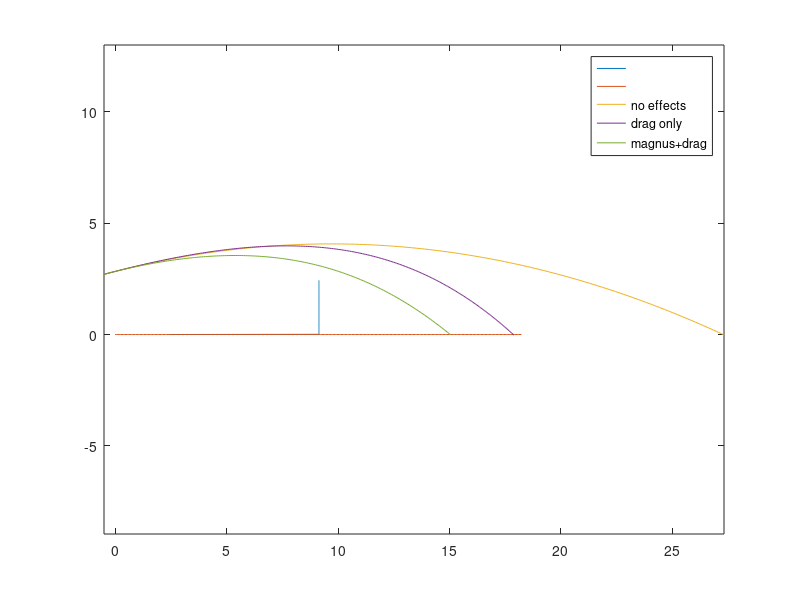

The MATLAB source for this figure:
clear all, clc

% Articles/Sources
% Forces impacting ball trajectory, drag, magnus, etc.
% http://www.physics.usyd.edu.au/~cross/TRAJECTORIES/42.%20Ball%20Trajectories.pdf
% https://www.mdpi.com/2073-4441/14/17/2593 - Drag/lift spinning sphere

% Magnus calculator
% https://www.engineersedge.com/calculators/magnus_effect_calculator_15766.htm
% Note, Reynolds number Re ranges from 2e5 (v = 10 m/s) to 6e5 (v = 28 m/s)

% Volleyball specific articles
% https://thesportjournal.org/article/normative-profiles-for-serve-speed-for-the-training-of-the-serve-and-reception-in-volleyball/
% https://www.mdpi.com/2076-3417/9/19/4007

%% Arrays and Variables

x = zeros(1000,1);
y = zeros(1000,1);
xdrag = zeros(1000,1);
ydrag = zeros(1000,1);
xdragmagnus = zeros(1000,1);
ydragmagnus = zeros(1000,1);
Vx = zeros(1000,1);
Vy = zeros(1000,1);
Vxdrag = zeros(1000,1);
Vydrag = zeros(1000,1);
Vxdragmagnus = zeros(1000,1);
Vydragmagnus = zeros(1000,1);
xnet = zeros(300,1);
ynet = zeros(300,1);
xfloor = zeros(300,1);
yfloor = zeros(300,1);

yfinished = 0;
ydfinished = 0;
ydmfinished = 0;

% Serve variables
angledeg = 15; % angle in degrees, 27
angle = angledeg*pi/180; % angle for calcs
Vi = 20; % velocity in meters/s, 13
x(1) = -.5;
y(1) = 2.70;

% Ball starts
ydrag(1) = y(1);
ydragmagnus(1) = y(1);
xdrag(1) = x(1);
xdragmagnus(1) = x(1);
Vix = Vi*cos(angle);
Viy = Vi*sin(angle);
Vx(1) = Vix;
Vy(1) = Viy;
Vxdrag(1) = Vix;
Vydrag(1) = Viy;
Vxdragmagnus(1) = Vix;
Vydragmagnus(1) = Viy;

% Making net and floor
% Net
xnet(1) = 2.43;
ynet(1) = 0;

% Floor
xfloor(1) = 0;
yfloor(1) = 0;

for j = 2:300
    xnet(j) = 18.288/2;
    ynet(j) = ynet(j-1)+(2.4384/300);
    xfloor(j) = xfloor(j-1)+(18.288/300);
    yfloor(j) = 0;
end

%% Creating arrays based on accel/velocity/position
timesteps = 500;
for i = 2:timesteps
    timestepsize = 3/timesteps;
    t = i*timestepsize;
    % Drag variables
    radius = .105;
    A = pi*radius^2;
    rho = 1.293;
    Cd = .5;
    m = .27;
    % Drag acceleration effects
    if Vy(i-1) > 0
        Dy = -Cd*rho*((Vydrag(i-1))^2)*A/2; % Drag is assumed +
    else
        Dy = Cd*rho*((Vydrag(i-1))^2)*A/2;
        if Dy > 9.81*m
            Dy = 9.81*m;
        end
    end
    Dx = -Cd*rho*((Vxdrag(i-1))^2)*A/2;

    % Calculating velocity and position with drag
    Vxdrag(i) = Vxdrag(i-1) + (Dx/m)*timestepsize;
    Vydrag(i) = Vydrag(i-1) + (-9.81+Dy/m)*timestepsize;
    xdrag(i) = xdrag(i-1) + Vxdrag(i)*timestepsize;
    ydrag(i) = ydrag(i-1) + Vydrag(i)*timestepsize;

    % Calculating effects of Magnus force
    velapprox = Vi;
    omega = 30; % radians per s
    S = radius*omega/velapprox;
    %disp(S);
    CL = .05; % Lift coefficient for Magnus, approx based on S
    Vdragmagnustotal = sqrt((Vydragmagnus(i-1)^2)+(Vxdragmagnus(i-1)^2));
    Vdragmagnusangle = atan((Vydragmagnus(i-1))/(Vxdragmagnus(i-1)));
    %disp(rad2deg(Vdragmagnusangle));
    % FMagnus = .5*Cl*rho*A*v^2
    FMagnus = .5*CL*rho*A*(Vdragmagnustotal)^2;
    if Vdragmagnusangle > 0
        FMagnusx = FMagnus*sin(Vdragmagnusangle);
        FMagnusy = -FMagnus*cos(Vdragmagnusangle);
    else
        FMagnusx = -FMagnus*sin(Vdragmagnusangle);
        FMagnusy = -FMagnus*cos(Vdragmagnusangle);
    end
    %disp(FMagnusx);
    %disp(FMagnusy);
    DMx = Dx + FMagnusx/m; % Drag acc + Magnus acc
    DMy = Dy + FMagnusy/m; % Drag acc + Magnus acc
    disp(DMx);
    disp(DMy);

    % Calculating velocity and position with drag + Magnus force
    Vxdragmagnus(i) = Vxdragmagnus(i-1) + (DMx/m)*timestepsize;
    Vydragmagnus(i) = Vydragmagnus(i-1) + (-9.81+DMy/m)*timestepsize;
    xdragmagnus(i) = xdragmagnus(i-1) + Vxdragmagnus(i)*timestepsize;
    ydragmagnus(i) = ydragmagnus(i-1) + Vydragmagnus(i)*timestepsize;

    % No drag
    Dx = 0;
    Dy = 0;
    % m = 1;
    Vx(i) = Vx(1) - (Dx/m)*t;
    Vy(i) = Vy(1) - (9.81+Dy/m)*t;
    x(i) = x(1) + Vix*t + .5*(Dx/m)*t^2;
    y(i) = y(1) + Viy*t + .5*(-9.81+Dy/m)*(t^2);
end

%% Ending arrays upon floor
for yvals=1:1000
    if ydragmagnus(yvals) <= 0 && ydmfinished == 0
        endvaldm = yvals;
        ydmfinished = 1;
    end
    if ydrag(yvals) <= 0 && ydfinished == 0
        endvald = yvals;
        ydfinished = 1;
    end
    if y(yvals) <= 0 && yfinished == 0
        endval = yvals;
        yfinished = 1;
    end
end
xdragmagnusbeforefloor = xdragmagnus(1:endvaldm);
ydragmagnusbeforefloor = ydragmagnus(1:endvaldm);
xdragbeforefloor = xdrag(1:endvald);
ydragbeforefloor = ydrag(1:endvald);
xbeforefloor = x(1:endval);
ybeforefloor = y(1:endval);

%% Plotting arrays
plot(xnet,ynet);
hold on
plot(xfloor,yfloor);
hold on
plot(xbeforefloor,ybeforefloor);
hold on
plot(xdragbeforefloor,ydragbeforefloor);
hold on
plot(xdragmagnusbeforefloor,ydragmagnusbeforefloor);
axis equal
legend('','','no effects','drag only','magnus+drag')
hold off;
